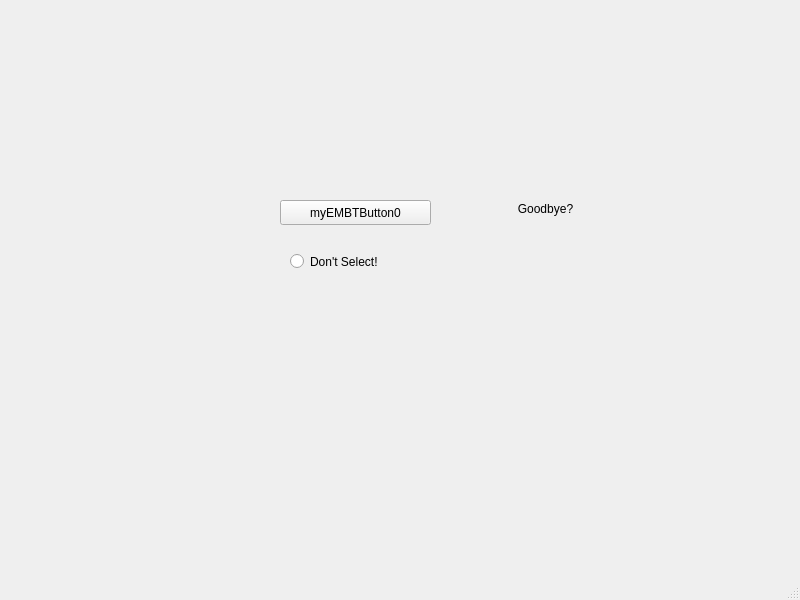
<?xml version="1.0" encoding="UTF-8"?>
<ui version="4.0">
 <class>MainWindow</class>
 <widget class="QMainWindow" name="MainWindow">
  <property name="geometry">
   <rect>
    <x>0</x>
    <y>0</y>
    <width>800</width>
    <height>600</height>
   </rect>
  </property>
  <property name="windowTitle">
   <string>MainWindow</string>
  </property>
  <widget class="QWidget" name="centralwidget">
   <widget class="QPushButton" name="myEMBTButton0">
    <property name="geometry">
     <rect>
      <x>280</x>
      <y>200</y>
      <width>151</width>
      <height>25</height>
     </rect>
    </property>
    <property name="text">
     <string>myEMBTButton0</string>
    </property>
   </widget>
   <widget class="QRadioButton" name="radioButton0">
    <property name="geometry">
     <rect>
      <x>290</x>
      <y>250</y>
      <width>112</width>
      <height>23</height>
     </rect>
    </property>
    <property name="text">
     <string>Don't Select!</string>
    </property>
   </widget>
   <widget class="QLabel" name="label0">
    <property name="geometry">
     <rect>
      <x>490</x>
      <y>200</y>
      <width>111</width>
      <height>17</height>
     </rect>
    </property>
    <property name="text">
     <string>Goodbye?</string>
    </property>
    <property name="alignment">
     <set>Qt::AlignCenter</set>
    </property>
   </widget>
  </widget>
  <widget class="QMenuBar" name="menubar">
   <property name="geometry">
    <rect>
     <x>0</x>
     <y>0</y>
     <width>800</width>
     <height>22</height>
    </rect>
   </property>
  </widget>
  <widget class="QStatusBar" name="statusbar"/>
 </widget>
 <resources/>
 <connections>
  <connection>
   <sender>myEMBTButton0</sender>
   <signal>clicked()</signal>
   <receiver>label0</receiver>
   <slot>update()</slot>
   <hints>
    <hint type="sourcelabel">
     <x>409</x>
     <y>237</y>
    </hint>
    <hint type="destinationlabel">
     <x>499</x>
     <y>231</y>
    </hint>
   </hints>
  </connection>
 </connections>
</ui>
